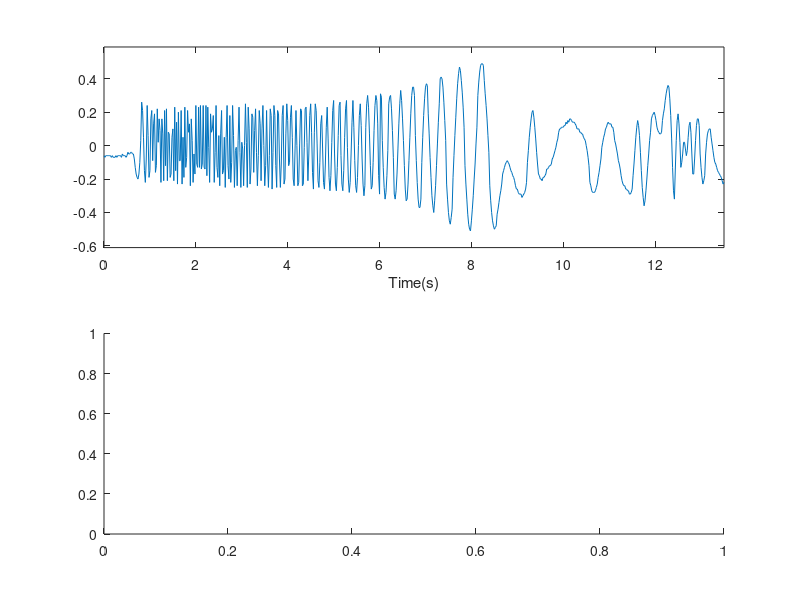

Write MATLAB code to recreate this figure. (Note: this script raises an error after producing the figure.)
clear
%Create variables. This is just so that the if statements work later.
Launch_2_1 = 0;
Launch_2_2 = 0;
Launch_2_3 = 0;
Launch_2_4 = 0;
Launch_2_5 = 0;
%load data. Just change the number of the launch in both lines below
load('Launch_2_5.txt')
launch=Launch_2_5;

%make column vectors out of the table of data
x_accel=launch(:,1);
y_accel=launch(:,2);
z_accel=launch(:,3);
x_roll=launch(:,4);
y_roll=launch(:,5);
z_roll=launch(:,6);
x_mag=launch(:,7);
y_mag=launch(:,8);
z_mag=launch(:,9);


%create time vector. Assume logger writes at 50 hz. 
[length,width]=size(x_accel);
i= 1:1:length;
time = i*.02;

%find the launch window. Each launch has various accelerations before
%ignition which means there needs to be a different threshold in order to
%actually detect it. Also, launches 4 and 5 used a different set of
%electronics which use different units. These if statements also adjust for
%the magnitude of the frequencies on the spectrogram.
launchframe=1;

if (launch == Launch_2_1) | (launch == Launch_2_2)
    while z_accel(launchframe)<40
    launchframe=launchframe+1;
    end
    z_roll = -1*z_roll/(2*pi);
    x_roll = -1*x_roll/(2*pi);
    y_roll = -1*y_roll/(2*pi);
    minThresh = 0;
elseif (launch == Launch_2_4)
    while z_accel(launchframe)<120
    launchframe=launchframe+1;
    end
    z_roll = -1*z_roll/360;
    x_roll = -1*x_roll/360;
    y_roll = -1*y_roll/360;
    minThresh = -30;
elseif (launch == Launch_2_5)
    while z_accel(launchframe)<40
    launchframe=launchframe+1;
    end
    z_roll = -1*z_roll/360;
    x_roll = -1*x_roll/360;
    y_roll = -1*y_roll/360;
    minThresh = -37;
else
    minThresh = 0;
    justwork = 'Didnt work'
end
%launch window start is 0.5 s before launch frame and 13 s after. Find it
%by frame and correlate to time
logstart = launchframe -.5/.02;
logstop = launchframe + 13/.02;
launchstart = time(logstart);
launchstop = time(logstop);

%variables for the spectrogram controls
frequencyLimits = [0 25]; % Hz
leakage = 0.8;
timeResolution = 0.75; % seconds
overlapPercent = 99;
reassignFlag = true;

% Index into signal time region of interest
x_mag_ROI = x_mag(:);
timeValues = time;
minIdx = timeValues >= launchstart;
maxIdx = timeValues <= launchstop;

%Trim time frame and convert to proper units
x_mag_ROI = x_mag_ROI(minIdx&maxIdx);
timeValues = timeValues(minIdx&maxIdx);

z_accel_processed = z_accel(minIdx&maxIdx)/9.8;
x_accel_processed = x_accel(minIdx&maxIdx)/9.8;
y_accel_processed = y_accel(minIdx&maxIdx)/9.8;

z_roll_processed = z_roll(minIdx&maxIdx);
x_roll_processed = x_roll(minIdx&maxIdx);
y_roll_processed = y_roll(minIdx&maxIdx);

timeValues = timeValues - launchstart;

% Compute spectral estimate
%Plot the x magnetometer and spectrogram on the same plot
figure('Name', 'X Magnetometer Spectrogram','NumberTitle','off')
ax1 = subplot(2,1,1);
plot(timeValues, x_mag_ROI)
%scale axis
axis([0 launchstop-launchstart (min(x_mag_ROI)-.1*(max(x_mag_ROI)-min(x_mag_ROI))) (max(x_mag_ROI)+.1*(max(x_mag_ROI)-min(x_mag_ROI)))])
xlabel('Time(s)')
ax2 = subplot(2,1,2);
pspectrum(x_mag_ROI,timeValues, ...
    'spectrogram', ...
    'FrequencyLimits',frequencyLimits, ...
    'Leakage',leakage, ...
    'TimeResolution',timeResolution, ...
    'OverlapPercent',overlapPercent, ...
    'MinThreshold',minThresh, ...
    'Reassign',reassignFlag);
[P, F, T] = pspectrum(x_mag_ROI,timeValues, ...
    'spectrogram', ...
    'FrequencyLimits',frequencyLimits, ...
    'Leakage',leakage, ...
    'TimeResolution',timeResolution, ...
    'OverlapPercent',overlapPercent, ...
    'MinThreshold',minThresh, ...
    'Reassign',reassignFlag);
figure('Name', 'Acceleration and Roll','NumberTitle','off')

%Plot Acceleration
%ax1 = subplot(3,1,1);
%hold on
%plot(timeValues,z_accel_processed)
%plot(timeValues,y_accel_processed)
%plot(timeValues,x_accel_processed)
%axis([0 launchstop-launchstart (min(z_accel_processed)-.1*(max(z_accel_processed)-min(z_accel_processed))) (max(z_accel_processed)+.1*(max(z_accel_processed)-min(z_accel_processed)))])
%xlabel('Time(s)')
%ylabel('Acceleration(g)')
%title('Acceleration vs Time')

%ax2 = subplot(3,1,2);
%[length,width]=size(z_accel_processed);
%velocity = zeros(length,1);
%velocity(1) = 0;
%for i = 2:length
%    velocity(i) = z_accel_processed(i-1)*9.8 * .02 + velocity(i-1);
%end

%plot(timeValues,velocity)
%xlabel('Time(s)')
%ylabel('Velocity (m/s)')
%title('Velocity vs Time')

%Plot Roll
%ax3 = subplot(3,1,3);
%hold on
%plot(timeValues,z_roll_processed)
%plot(timeValues,y_roll_processed)
%plot(timeValues,x_roll_processed)
%axis([0 launchstop-launchstart (min(z_roll_processed)-.1*(max(z_roll_processed)-min(z_roll_processed))) (max(z_roll_processed)+.1*(max(z_roll_processed)-min(z_roll_processed)))])
%xlabel('Time(s)')
%ylabel('Gyro Roll Rate (Hz)')
%title('Roll Rate vs Time')

x=1;
[lengthp, widthp] = size(P);
for j =1:widthp
    for i =1:lengthp
        if P(i,j) > .002
            ov(x,1) = T(j);
            ov(x,2) = F(i);
            x=x+1;
        end
    end
end

%ai is the index of the unique time values, sorted by last. Somehow this
%code works although I'm not positive how it works. I'm not questioning it
[nv1, ai] = unique(ov(:,1), 'last')
figure('name', 'Spectrogram Roll Rate', 'NumberTitle','off')
plot(ov(ai,1),ov(ai,2))
xlabel('Time(s)')
ylabel('Roll Rate (Hz)')
title('Roll Rate vs Time')


%signalAnalyzer

